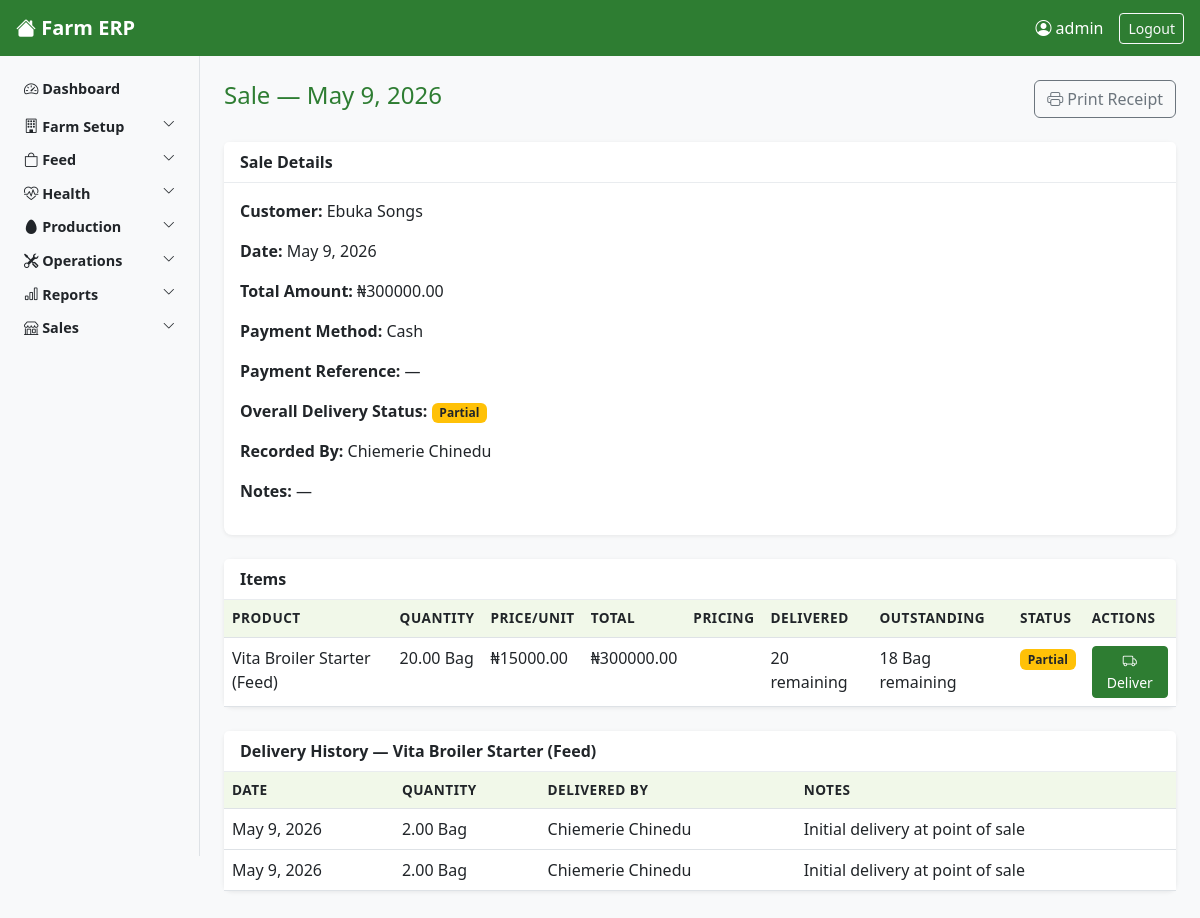
Screenshot of /shop/sales/19/ (signed in) with the database file from the repository.
### core/models.py (models this page shows, shortened)
class ShopSale(models.Model):
    PAYMENT_METHOD_CHOICES = [
        ('cash', 'Cash'),
        ('transfer', 'Bank Transfer'),
        ('pos', 'POS'),
    ]
    DELIVERY_STATUS_CHOICES = [
    ('pending', 'Pending'),
    ('partial', 'Partial'),
    ('complete', 'Complete'),
    ]
    delivery_status = models.CharField(
    max_length=20,
    choices=DELIVERY_STATUS_CHOICES,
    default='pending',
    editable=False,
    help_text="Auto-computed from all item delivery statuses"
    )
    customer = models.ForeignKey(
        Customer,
        on_delete=models.PROTECT,
        related_name='shop_sales',
        null=True,
        blank=True,
        help_text="Leave blank for walk-in customers"
    )
    customer_name_walkin = models.CharField(
        max_length=200,
        blank=True,
        help_text="Name for walk-in customers not in the system"
    )
    sale_date = models.DateField()
    total_amount = models.DecimalField(
        max_digits=12,
        decimal_places=2,
        editable=False,
        default=0,
        help_text="Computed from all sale items"
    )
    payment_method = models.CharField(max_length=20, choices=PAYMENT_METHOD_CHOICES)
    payment_reference = models.CharField(
        max_length=200,
        blank=True,
        help_text="Transfer reference or POS receipt number"
    )
    recorded_by = models.ForeignKey(
        Worker,
        on_delete=models.PROTECT,
        related_name='shop_sales_recorded'
    )
    recorded_at = models.DateTimeField(auto_now_add=True)
    notes = models.TextField(blank=True)

class Worker(models.Model):
    ROLE_CHOICES = [
    ('pen_workers', 'Pen Worker'),
    ('supervisor', 'Supervisor'),
    ('store_keeper', 'Store Keeper'),
    ('manager', 'Farm Mamager'),
    ('general_manager', 'General Manager'),
    ('salesperson','Salesperson'),
    ('accountant', 'Accountant'),
    ('director', 'Director'),
    ]
    user = models.OneToOneField(
        User,
        on_delete=models.SET_NULL,
        null=True,
        blank=True,
        related_name='worker_profile'
    )
    full_name = models.CharField(max_length=100)
    role = models.CharField(max_length=50, choices = ROLE_CHOICES)
    phone = models.CharField()
    date_joined = models.DateField()
    is_active = models.BooleanField(default=True)

class ShopSaleItem(models.Model):
    DELIVERY_STATUS_CHOICES = [
        ('pending', 'Pending'),
        ('partial', 'Partial'),
        ('complete', 'Complete'),
    ]
    delivery_status = models.CharField(
        max_length=20,
        choices=DELIVERY_STATUS_CHOICES,
        default='pending',
        editable=False,
        help_text="Auto-computed from all item delivery statuses"
    )
    sale = models.ForeignKey(
        ShopSale,
        on_delete=models.CASCADE,
        related_name='items'
    )
    product = models.ForeignKey(
        ShopProduct,
        on_delete=models.PROTECT,
        related_name='sale_items'
    )
    quantity = models.DecimalField(max_digits=10, decimal_places=2)
    price_per_unit = models.DecimalField(
        max_digits=10,
        decimal_places=2,
        editable=False,
        default=0
    )
    pricing_type = models.CharField(
        max_length=20,
        editable=False,
        default='wholesale'
    )
    total_amount = models.DecimalField(
        max_digits=12,
        decimal_places=2,
        editable=False,
        default=0
    )
    quantity_delivered_at_sale = models.DecimalField(
        max_digits=10,
        decimal_places=2,
        default=0,
        help_text="How much was taken at point of sale"
    )
    quantity_delivered = models.DecimalField(
        max_digits=10,
        decimal_places=2,
        default=0,
        editable=False
    )
    cost_price_per_unit = models.DecimalField(
    max_digits=10,
    decimal_places=2,
    editable=False,
    default=0
    )
    profit_amount = models.DecimalField(
        max_digits=12,
        decimal_places=2,
        editable=False,
        default=0
    )
    @property
    def quantity_outstanding(self):
        return self.quantity - self.quantity_delivered

class ShopProduct(models.Model):
    PRODUCT_TYPE_CHOICES = [
        ('egg', 'Egg'),
        ('drug', 'Drug / Supplement'),
        ('feed', 'Feed'),
        ('other', 'Other'),
    ]
    EGG_GRADE_CHOICES = [
    ('jumbo', 'Jumbo'),
    ('normal', 'Normal'),
    ('new_drop', 'New Drop'),
    ('cracked', 'Cracked'),
    ('not_applicable', 'Not Applicable'),
    ]
    name = models.CharField(max_length=200)
    product_type = models.CharField(max_length=20, choices=PRODUCT_TYPE_CHOICES)
    egg_grade = models.CharField(
    max_length=20,
    choices=EGG_GRADE_CHOICES,
    default='not_applicable'
    )
    unit = models.CharField(
        max_length=50,
        help_text="e.g. crate, bag, bottle, sachet"
    )
    cost_price = models.DecimalField(
    max_digits=10,
    decimal_places=2,
    default=0,
    help_text="Cost price per unit for profit calculation"
    )
    wholesale_price = models.DecimalField(
        max_digits=10,
        decimal_places=2,
        default=0
    )
    retail_price = models.DecimalField(
        max_digits=10,
        decimal_places=2,
        default=0
    )
    wholesale_threshold = models.PositiveIntegerField(
        default=5,
        help_text="Minimum quantity to qualify for wholesale price"
    )
    is_active = models.BooleanField(default=True)
    notes = models.TextField(blank=True)
    def __str__(self):
        if self.product_type == 'egg' and self.egg_grade != 'not_applicable':
            return f"Egg — {self.get_egg_grade_display()}"
        return f"{self.name} ({self.get_product_type_display()})"

class ShopDelivery(models.Model):
    sale_item = models.ForeignKey(
        ShopSaleItem,
        on_delete=models.CASCADE,
        related_name='deliveries'
    )
    delivery_date = models.DateField()
    quantity_delivered = models.DecimalField(max_digits=10, decimal_places=2)
    delivered_by = models.ForeignKey(
        Worker,
        on_delete=models.PROTECT,
        related_name='shop_deliveries'
    )
    recorded_at = models.DateTimeField(auto_now_add=True)
    notes = models.TextField(blank=True)

### core/views.py (the view)
# urls.py: path('shop/sales/<int:pk>/', views.ShopSaleDetailView.as_view(), name='shopsale-detail'),
class ShopSaleDetailView(LoginRequiredMixin, DetailView):
    model = ShopSale
    template_name = 'core/shopsale_detail.html'
    context_object_name = 'sale'

### core/templates/core/shopsale_detail.html (shortened to what this page needs)
{% extends 'core/base.html' %}
{% block content %}
<div class="d-flex justify-content-between align-items-center mb-4">
    <h4>Sale — {{ sale.sale_date }}</h4>
    <a href="{% url 'shopsale-receipt' sale.pk %}" class="btn btn-outline-secondary">
        <i class="bi bi-printer"></i> Print Receipt
    </a>
</div>
<div class="card mb-4">
    <div class="card-header">Sale Details</div>
    <div class="card-body">
        <p><strong>Customer:</strong> {{ sale.customer.name|default:sale.customer_name_walkin|default:"Walk-in" }}</p>
        <p><strong>Date:</strong> {{ sale.sale_date }}</p>
        <p><strong>Total Amount:</strong> ₦{{ sale.total_amount }}</p>
        <p><strong>Payment Method:</strong> {{ sale.get_payment_method_display }}</p>
        <p><strong>Payment Reference:</strong> {{ sale.payment_reference|default:"—" }}</p>
        <p><strong>Overall Delivery Status:</strong>
            {% if sale.delivery_status == 'complete' %}
                <span class="badge bg-success">Complete</span>
            {% elif sale.delivery_status == 'partial' %}
                <span class="badge bg-warning text-dark">Partial</span>
            {% else %}
                <span class="badge bg-danger">Pending</span>
            {% endif %}
        </p>
        <p><strong>Recorded By:</strong> {{ sale.recorded_by.full_name }}</p>
        <p><strong>Notes:</strong> {{ sale.notes|default:"—" }}</p>
    </div>
</div>
<div class="card mb-4">
    <div class="card-header">Items</div>
    <div class="card-body p-0">
        <div class="table-responsive">
            <table class="table mb-0">
                <thead>
                    <tr>
                        <th>Product</th>
                        <th>Quantity</th>
                        <th>Price/Unit</th>
                        <th>Total</th>
                        <th>Pricing</th>
                        <th>Delivered</th>
                        <th>Outstanding</th>
                        <th>Status</th>
                        <th>Actions</th>
                    </tr>
                </thead>
                <tbody>
                    {% for item in sale.items.all %}
                    <tr>
                        <td>{{ item.product }}</td>
                        <td>{{ item.quantity }} {{ item.product.unit }}</td>
                        <td>₦{{ item.price_per_unit }}</td>
                        <td>₦{{ item.total_amount }}</td>
                        <td>{{ item.get_pricing_type_display }}</td>
                        <td>{{ item.quantity|floatformat:0 }} remaining</td>
                        <td>
                            {% if item.delivery_status == 'complete' %}
                                —
                            {% else %}
                               {{ item.quantity_outstanding|floatformat:0 }} {{ item.product.unit }} remaining
                            {% endif %}
                        </td>
                        <td>
                            {% if item.delivery_status == 'complete' %}
                                <span class="badge bg-success">Complete</span>
                            {% elif item.delivery_status == 'partial' %}
                                <span class="badge bg-warning text-dark">Partial</span>
                            {% else %}
                                <span class="badge bg-danger">Pending</span>
                            {% endif %}
                        </td>
                        <td>
                            <a href="{% url 'shopdelivery-create' %}?sale_item={{ item.pk }}"
                               class="btn btn-sm btn-success">
                                <i class="bi bi-truck"></i> Deliver
                            </a>
                        </td>
                    </tr>
                    {% empty %}
                    <tr>
                        <td colspan="9" class="text-center text-muted py-3">No items.</td>
                    </tr>
                    {% endfor %}
                </tbody>
            </table>
        </div>
    </div>
</div>
{% for item in sale.items.all %}
{% if item.deliveries.exists %}
<div class="card mb-3">
    <div class="card-header">Delivery History — {{ item.product }}</div>
    <div class="card-body p-0">
        <div class="table-responsive">
            <table class="table mb-0">
                <thead>
                    <tr>
                        <th>Date</th>
                        <th>Quantity</th>
                        <th>Delivered By</th>
                        <th>Notes</th>
                    </tr>
                </thead>
                <tbody>
                    {% for delivery in item.deliveries.all %}
                    <tr>
                        <td>{{ delivery.delivery_date }}</td>
                        <td>{{ delivery.quantity_delivered }} {{ item.product.unit }}</td>
                        <td>{{ delivery.delivered_by.full_name }}</td>
                        <td>{{ delivery.notes|default:"—" }}</td>
                    </tr>
                    {% endfor %}
                </tbody>
            </table>
        </div>
    </div>
</div>
{% endif %}
{% endfor %}
{% endblock %}

### core/templates/core/base.html (shortened to what this page needs)
<!DOCTYPE html>
<html lang="en">
<head>
    <link href="https://cdn.jsdelivr.net/npm/bootstrap@5.3.0/dist/css/bootstrap.min.css" rel="stylesheet">
    <link href="https://cdn.jsdelivr.net/npm/bootstrap-icons@1.10.0/font/bootstrap-icons.css" rel="stylesheet">
    {% load static %}
    <link rel="stylesheet" href="{% static 'core/css/main.css' %}">
</head>
<body>
<nav class="navbar navbar-dark bg-success px-3">
    <div class="d-flex align-items-center">
        <a class="navbar-brand fw-bold" href="{% url 'dashboard' %}">
            <i class="bi bi-house-fill"></i> Farm ERP
        </a>
    </div>
    <div class="d-flex align-items-center text-white">
        <span class="me-3"><i class="bi bi-person-circle"></i> {{ request.user.username }}</span>
        <a href="{% url 'logout' %}" class="btn btn-outline-light btn-sm">Logout</a>
    </div>
</nav>
<div class="container-fluid">
    <div class="row">
        <nav class="col-md-2 d-none d-md-block bg-light sidebar py-3 min-vh-100">
            <ul class="nav flex-column">
                <li class="nav-item mb-1">
                    <a class="nav-link text-dark fw-bold" href="{% url 'dashboard' %}">
                        <i class="bi bi-speedometer2"></i> Dashboard
                    </a>
                </li>
                {% if not is_salesperson %}
                <li class="nav-item">
                    <a class="nav-link text-dark fw-semibold d-flex justify-content-between"
                       data-bs-toggle="collapse" href="#farmSetup" role="button">
                        <span><i class="bi bi-building"></i> Farm Setup</span>
                        <i class="bi bi-chevron-down small"></i>
                    </a>
                </li>
                <li class="nav-item">
                    <a class="nav-link text-dark fw-semibold d-flex justify-content-between"
                       data-bs-toggle="collapse" href="#feedSection" role="button">
                        <span><i class="bi bi-bag"></i> Feed</span>
                        <i class="bi bi-chevron-down small"></i>
                    </a>
                </li>
                <li class="nav-item">
                    <a class="nav-link text-dark fw-semibold d-flex justify-content-between"
                       data-bs-toggle="collapse" href="#healthSection" role="button">
                        <span><i class="bi bi-heart-pulse"></i> Health</span>
                        <i class="bi bi-chevron-down small"></i>
                    </a>
                </li>
                <li class="nav-item">
                    <a class="nav-link text-dark fw-semibold d-flex justify-content-between"
                       data-bs-toggle="collapse" href="#productionSection" role="button">
                        <span><i class="bi bi-egg-fill"></i> Production</span>
                        <i class="bi bi-chevron-down small"></i>
                    </a>
                </li>
                <li class="nav-item">
                    <a class="nav-link text-dark fw-semibold d-flex justify-content-between"
                       data-bs-toggle="collapse" href="#operationsSection" role="button">
                        <span><i class="bi bi-tools"></i> Operations</span>
                        <i class="bi bi-chevron-down small"></i>
                    </a>
                </li>
                {% if is_supervisor_or_above %}
                <li class="nav-item">
                    <a class="nav-link text-dark fw-semibold d-flex justify-content-between"
                       data-bs-toggle="collapse" href="#reportsSection" role="button">
                        <span><i class="bi bi-bar-chart"></i> Reports</span>
                        <i class="bi bi-chevron-down small"></i>
                    </a>
                </li>
                {% endif %}
                {% endif %}
                {% if is_sales_or_above %}
                <li class="nav-item">
                    <a class="nav-link text-dark fw-semibold d-flex justify-content-between"
                       data-bs-toggle="collapse" href="#salesSection" role="button">
                        <span><i class="bi bi-shop"></i> Sales</span>
                        <i class="bi bi-chevron-down small"></i>
                    </a>
                </li>
                {% endif %}
            </ul>
        </nav>
        <main class="col-12 col-md-10 px-4 py-4">
            {% block content %}
            {% endblock %}
        </main>
    </div>
</div>
</body>
</html>

### rows the page displays
ShopSale: sale_date "May 9, 2026", customer.name "Ebuka Songs", total_amount "300000.00", payment_method "Cash", payment_reference "—", recorded_by.full_name "Chiemerie Chinedu", notes "—"
ShopSaleItem: product "Vita Broiler Starter (Feed)", quantity "20.00", product.unit "Bag", price_per_unit "15000.00", total_amount "300000.00", quantity "20", quantity_outstanding "18", delivery_status "Partial"
ShopDelivery: delivery_date "May 9, 2026", quantity_delivered "2.00", delivered_by.full_name "Chiemerie Chinedu", notes "Initial delivery at point of sale"
ShopDelivery: delivery_date "May 9, 2026", quantity_delivered "2.00", delivered_by.full_name "Chiemerie Chinedu", notes "Initial delivery at point of sale"

### other values shown
{{ request.user.username }} "admin"
